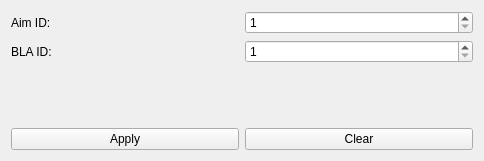
<?xml version="1.0" encoding="UTF-8"?>
<ui version="4.0">
 <class>FormCapture</class>
 <widget class="QWidget" name="FormCapture">
  <property name="geometry">
   <rect>
    <x>0</x>
    <y>0</y>
    <width>484</width>
    <height>161</height>
   </rect>
  </property>
  <property name="windowTitle">
   <string>Form</string>
  </property>
  <layout class="QGridLayout" name="gridLayout">
   <item row="1" column="0">
    <widget class="QLabel" name="label_2">
     <property name="text">
      <string>BLA ID:</string>
     </property>
    </widget>
   </item>
   <item row="0" column="0">
    <widget class="QLabel" name="label">
     <property name="text">
      <string>Aim ID:</string>
     </property>
    </widget>
   </item>
   <item row="0" column="1">
    <widget class="QSpinBox" name="spinBox">
     <property name="minimum">
      <number>1</number>
     </property>
    </widget>
   </item>
   <item row="3" column="0">
    <widget class="QPushButton" name="pbApply">
     <property name="text">
      <string>Apply</string>
     </property>
    </widget>
   </item>
   <item row="3" column="1">
    <widget class="QPushButton" name="pbClear">
     <property name="text">
      <string>Clear</string>
     </property>
    </widget>
   </item>
   <item row="2" column="1">
    <spacer name="verticalSpacer">
     <property name="orientation">
      <enum>Qt::Vertical</enum>
     </property>
     <property name="sizeHint" stdset="0">
      <size>
       <width>20</width>
       <height>40</height>
      </size>
     </property>
    </spacer>
   </item>
   <item row="1" column="1">
    <widget class="QSpinBox" name="spinBox_2">
     <property name="minimum">
      <number>1</number>
     </property>
     <property name="maximum">
      <number>99999</number>
     </property>
    </widget>
   </item>
  </layout>
 </widget>
 <resources/>
 <connections/>
</ui>
